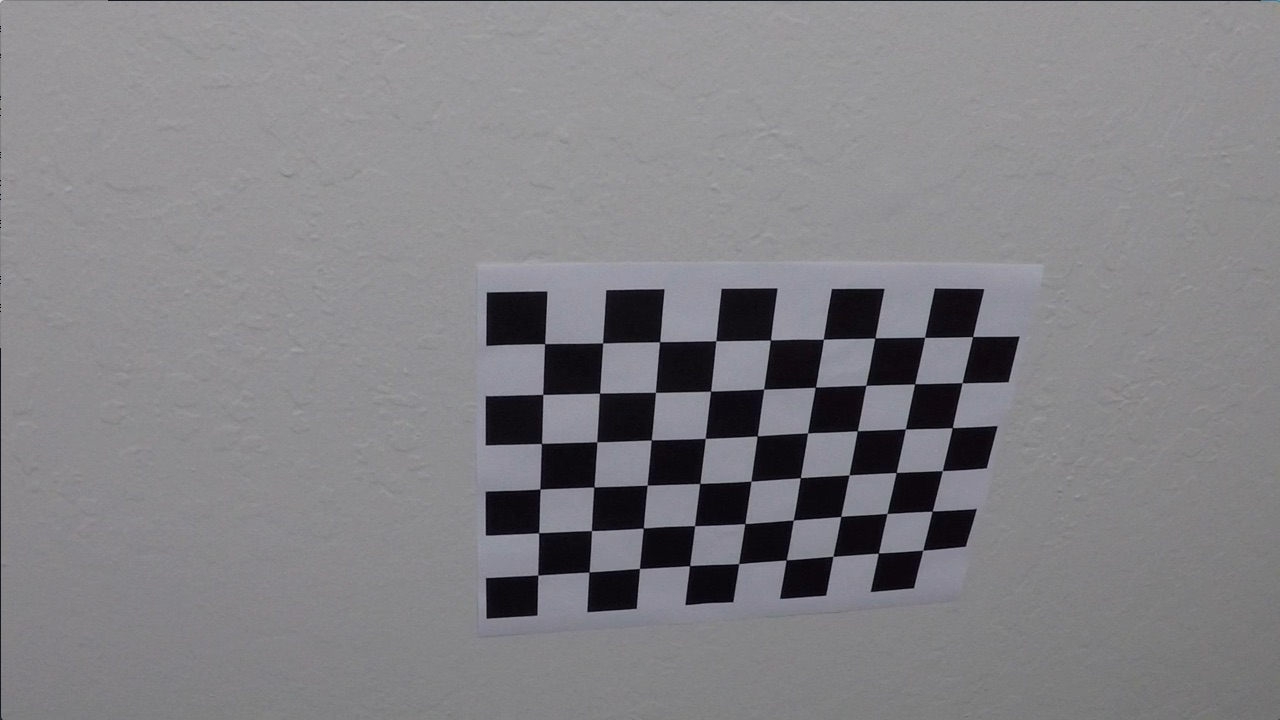
#> input picture camera_cal/calibration10.jpg, 1280 x 720 px; its folder holds only this picture in this run; the run also reads 1 picture not shown here
$ jupyter execute --allow-errors P4_AdvanceLaneLineDetection.ipynb   (shell and % lines are left out)   (older library calls are emulated)
#> lines starting #> are read from the running program, lines starting #| are printed output that depends on the picture; after the words box and inside, x2 and y2 are one past the last pixel; in counts of white or black regions, pixels touching at a corner belong together
## Advanced Lane Finding Project

The goals / steps of this project are the following:

* Compute the camera calibration matrix and distortion coefficients given a set of chessboard images.
* Apply a distortion correction to raw images.
* Use color transforms, gradients, etc., to create a thresholded binary image.
* Apply a perspective transform to rectify binary image ("birds-eye view").
* Detect lane pixels and fit to find the lane boundary.
* Determine the curvature of the lane and vehicle position with respect to center.
* Warp the detected lane boundaries back onto the original image.
* Output visual display of the lane boundaries and numerical estimation of lane curvature and vehicle position.

---
## First, I'll compute the camera calibration using chessboard images

[cell 1]
import glob
import cv2
import numpy as np
import pickle
import os.path
import matplotlib.pyplot as plt

[cell 2]
if os.path.exists("camera_parameters.p"):
    with open("camera_parameters.p", "rb") as cp:
#> (reads camera_parameters.p from the repository)
        mtx = pickle.load(cp)
        dist = pickle.load(cp)
else:
    # Variables for camera calibration using chessboard images
    CHESSBOARD_SHAPE = (9,6)
    CHESSBOARD_IMAGES = glob.glob("./camera_cal/*.jpg")

    # Drawing and saving the chessboard images with corners detected

    objp = np.zeros((CHESSBOARD_SHAPE[0]*CHESSBOARD_SHAPE[1],3), np.float32)
    objp[:,:2] = np.mgrid[0:CHESSBOARD_SHAPE[0], 0:CHESSBOARD_SHAPE[1]].T.reshape(-1,2)

    # Arrays to store object points and image points from all the images.
    obj_points = []  # 3d points in real world space
    img_points = []  # 2d points in image plane

    corner_not_found_images = []
    for image in CHESSBOARD_IMAGES:
        img = cv2.imread(image)
        gray = cv2.cvtColor(img, cv2.COLOR_BGR2GRAY)
        ret, corners = cv2.findChessboardCorners(gray, CHESSBOARD_SHAPE, None)
        if ret:
            obj_points.append(objp)
            img_points.append(corners.reshape((CHESSBOARD_SHAPE[0]*CHESSBOARD_SHAPE[1],2)))

            cv2.drawChessboardCorners(img, CHESSBOARD_SHAPE, corners, ret)
            imageName = image.split("\\")[-1]
            print("Writing Image: ./output_images/chessboardCorners/"+imageName)
            cv2.imwrite("./output_images/chessboardCorners/"+imageName, img)
        else:
            print("Unable to find corners for " + image)
            corner_not_found_images.append(image)

    # Calibrating the camera based on the picked object and image points
    ret, mtx, dist, rvecs, tvecs = cv2.calibrateCamera(obj_points, img_points, gray.shape[::-1], None, None)

    # Dump the parameters in a pickle file
    with open("camera_parameters.p", "wb") as cp:
        pickle.dump(mtx, cp)
        pickle.dump(dist, cp)

[cell 3]
# [15 lines of commented-out code are left out]

[cell 4]
# Showing an undistorted image
img = cv2.imread('./camera_cal/calibration1.jpg')
#> (the rest of this cell did not finish here and is left out)

[cell 5]
# Saving all images with undistortion
CHESSBOARD_IMAGES = glob.glob("./camera_cal/*.jpg")
for image in CHESSBOARD_IMAGES:
    img = cv2.imread(image)
#> img is the input picture: shape (720, 1280, 3); mean B, G, R 133.1, 129.4, 130.2
    undistortedImg = cv2.undistort(img, mtx, dist, None, mtx)
    imageName = image.split("\\")[-1]
    print("Writing Image: ./output_images/undistortedImages/"+imageName)
    cv2.imwrite("./output_images/undistortedImages/"+imageName, undistortedImg)

## Second, I'll apply distortion correction to raw images

[cell 6]
testImages = glob.glob("./test_images/*.jpg")
for image in testImages:
    img = cv2.imread(image)
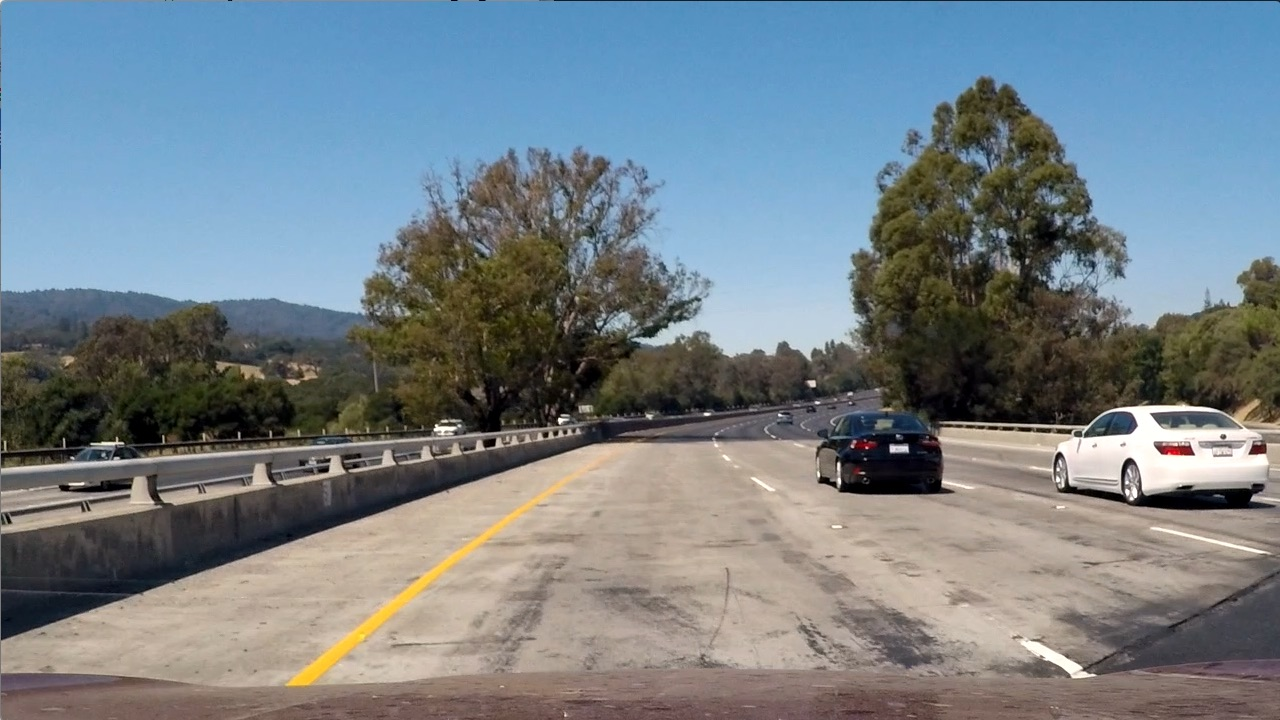
#> input picture test_images/test1.jpg, 1280 x 720 px
#> img is the input picture: shape (720, 1280, 3); mean B, G, R 135.5, 128.7, 117.5
    undistortedImg = cv2.undistort(img, mtx, dist, None, mtx)
    imageName = image.split("\\")[-1]
    print("Writing Image: ./output_images/undistortedTestImages/"+imageName)
    cv2.imwrite("./output_images/undistortedTestImages/"+imageName, undistortedImg)

[cell 7]
# Showing an undistorted image
img = cv2.imread('./test_images/test1.jpg')
img = cv2.cvtColor(img, cv2.COLOR_BGR2RGB)
undistortedImg = cv2.undistort(img, mtx, dist, None, mtx)
f, (ax1, ax2) = plt.subplots(1, 2, figsize=(20,10))
ax1.imshow(img)
ax1.set_title('Original Image', fontsize=30)
ax2.imshow(undistortedImg)
ax2.set_title('Undistorted Image', fontsize=30)

Undistortion in the image above can be noticeable by the change in the shape of the image hood.

## Third, I'll apply color and gradient binary image

[cell 8]
def hls_sthresh(img, s_thresh=(170, 255)):
    '''
    Returns binary image by thresholding saturation value in HLS color space
    '''
    hls = cv2.cvtColor(img, cv2.COLOR_RGB2HLS)
    s_channel = hls[:,:,2]
    s_binary = np.zeros_like(s_channel)
    s_binary[(s_channel >= s_thresh[0]) & (s_channel <= s_thresh[1])] = 1

    return s_binary

def hls_lthresh(img, thresh=(220, 255)):
    '''
    Returns binary image by thresholding lightness value in HLS color space
    '''
    hls = cv2.cvtColor(img, cv2.COLOR_RGB2HLS)
    hls_l = hls[:,:,1]
    hls_l = hls_l*(255/np.max(hls_l))
    binary_output = np.zeros_like(hls_l)
    binary_output[(hls_l > thresh[0]) & (hls_l <= thresh[1])] = 1

    return binary_output

def lab_bthresh(img, thresh=(190,255)):
    '''
    Returns binary image by thresholding b(blue-yellow) value in Lab color space
    '''
    lab = cv2.cvtColor(img, cv2.COLOR_RGB2Lab)
    lab_b = lab[:,:,2]

    # don't normalize if there are no yellows in the image
    if np.max(lab_b) > 175:
        lab_b = lab_b*(255/np.max(lab_b))

    binary_output = np.zeros_like(lab_b)
    binary_output[((lab_b > thresh[0]) & (lab_b <= thresh[1]))] = 1

    return binary_output

# [17 lines left out: function sobel_threshold, not called in this run]

def visualization(original_image, binary_image):
    '''
    Given two input images presents them side by side for visualizing the difference after modification
    '''
    f, (ax1, ax2) = plt.subplots(1, 2, figsize=(20,10))
    f.subplots_adjust(hspace = .2, wspace=.05)
    ax1.imshow(original_image)
    ax1.set_title('Original Image', fontsize=30)
    ax2.imshow(binary_image, cmap='gray')
    ax2.set_title('Modified Image', fontsize=30)


# [10 lines left out: function sobel_update, not called in this run]

def hls_supdate(min_val, max_val):
    '''
    Update method for run time interaction of sobel thresholding parameters.
    Helps in fine tuning of values
    '''
    img = cv2.imread("./test_images/test5.jpg")
    img = cv2.cvtColor(img, cv2.COLOR_BGR2RGB)
    bin_image = hls_sthresh(img, (min_val, max_val))

    visualization(img, bin_image)

# Note: img is the undistorted image
img = cv2.imread("./output_images/undistortedTestImages/test5.jpg")
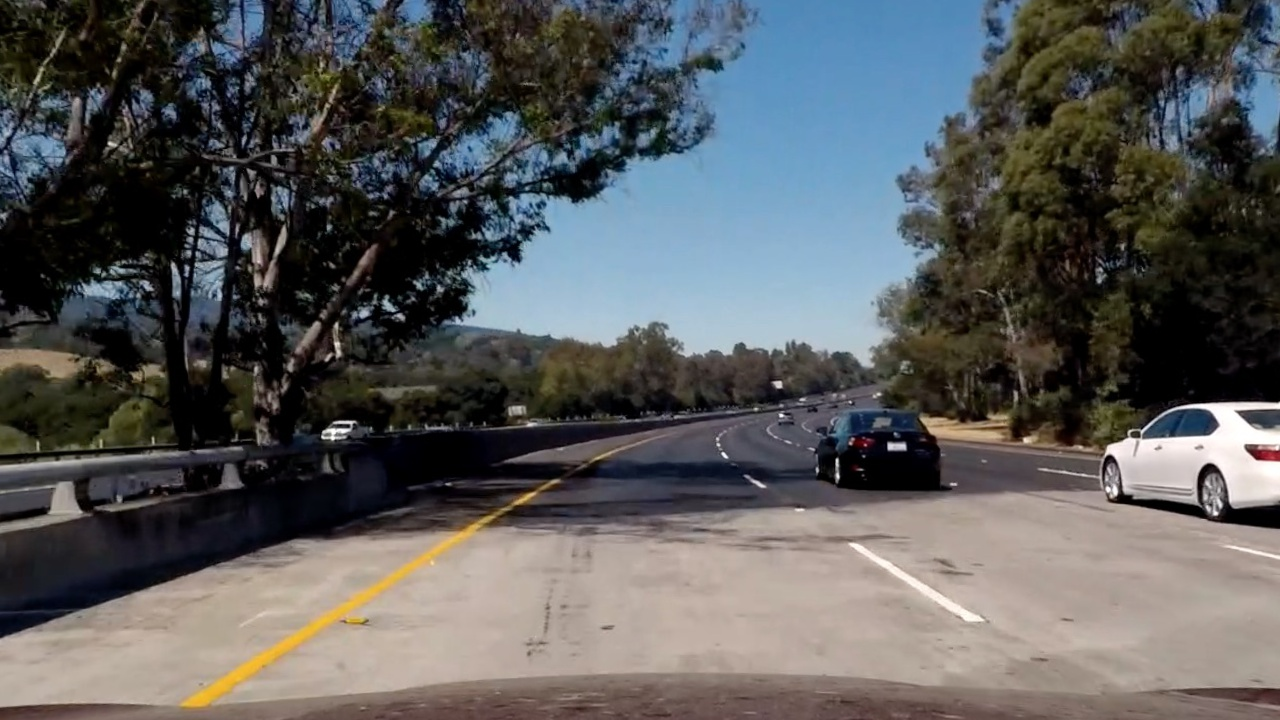
#> input picture output_images/undistortedTestImages/test5.jpg, 1280 x 720 px
#> img is the input picture: shape (720, 1280, 3); mean B, G, R 90.8, 90.6, 89.7
img = cv2.cvtColor(img, cv2.COLOR_BGR2RGB)

l_binary = hls_lthresh(img)
#> l_binary: shape (720, 1280) float64; values 0 (black) and 1 (white), 0.85% white; 33 white regions (26 under 20 px), largest, box (x1, y1, x2, y2) and area: (1135, 403, 1280, 502) 5972, (850, 543, 984, 621) 1035, (1106, 438, 1136, 467) 437
b_binary = lab_bthresh(img)
#> b_binary: shape (720, 1280) float64; values 0 (black) and 1 (white), 0.91% white; 87 white regions (63 under 20 px), largest, box (x1, y1, x2, y2) and area: (179, 510, 504, 710) 5643, (1056, 106, 1104, 133) 497, (1007, 154, 1030, 181) 296

# Combine the two binary thresholds
combined_binary = np.zeros_like(b_binary)
combined_binary[(l_binary == 1) | (b_binary == 1)] = 1

visualization(img, combined_binary)

[cell 9]
from ipywidgets import interact, interactive, fixed


interact(hls_supdate,
         min_val=(0,255),
         max_val=(0,255))
#> the sliders are set to min_val = 127, max_val = 127

## Persective Transform on the Images

**Assumption**: Road is relatively flat and camera position is fixed, therefore a fied perspective transform may be appropriate

[cell 10]
def perspectiveTransform(img):
    h, w = img.shape[:2]
    srcPoints = np.float32([[w, h-10],
                          [0, h-10],
                          [550, 460],
                          [750, 460]])

    offset = 10
    destPoints = np.float32([[w-offset, h-offset],
                          [offset, h-offset],
                          [offset, offset],
                          [w-offset, offset]])
    M = cv2.getPerspectiveTransform(srcPoints, destPoints)
    Minv = cv2.getPerspectiveTransform(destPoints, srcPoints)
    h, w = img.shape[:2]
    return cv2.warpPerspective(img, M, (w,h)), Minv


img = cv2.imread('./test_images/test5.jpg')
img = cv2.cvtColor(img, cv2.COLOR_BGR2RGB)
warped, Minv = perspectiveTransform(img)
#> Minv = [[0.157, -0.776, 549.6], [-8.95e-17, -0.493, 459.4], [0, -0.00119, 1]]
visualization(img, warped)

[cell 11]
def pipeline(img):
    undistortedImage = cv2.undistort(img, mtx, dist, None, mtx)
    birdEyeViewImage, Minv = perspectiveTransform(undistortedImage)
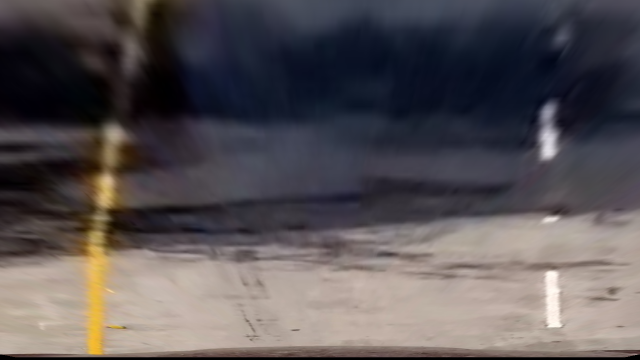
#> birdEyeViewImage: shape (720, 1280, 3) (shown at 1/2 size); mean R, G, B 88.8, 82.9, 85.2
    sbinary = hls_lthresh(birdEyeViewImage)
#> sbinary: shape (720, 1280) float64; values 0 (black) and 1 (white), 0.32% white; 4 white regions (1 under 20 px), largest, box (x1, y1, x2, y2) and area: (1091, 543, 1124, 655) 2643, (1090, 286, 1103, 310) 171, (1090, 436, 1112, 443) 100
    sxbinary = lab_bthresh(birdEyeViewImage)
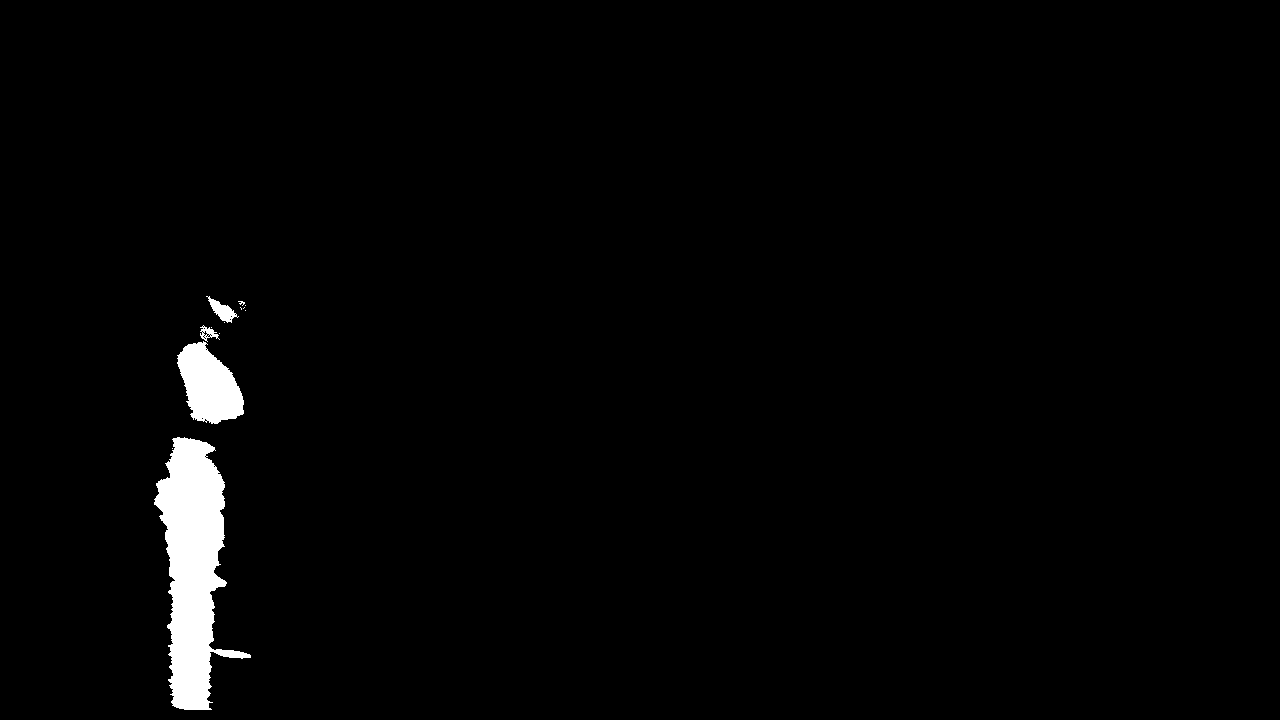
#> sxbinary: shape (720, 1280) float64; values 0 (black) and 1 (white), 1.9% white; 13 white regions (9 under 20 px), largest, box (x1, y1, x2, y2) and area: (154, 437, 251, 710) 13157, (177, 341, 244, 424) 3607, (206, 296, 239, 323) 343, (200, 325, 220, 342) 141

    combined = np.zeros_like(sxbinary)
    combined[(sbinary == 1) | (sxbinary == 1)] = 1

    return combined, Minv

img = cv2.imread("./test_images/test5.jpg")
img = cv2.cvtColor(img, cv2.COLOR_BGR2RGB)
dst, Minv = pipeline(img)
#> dst: shape (720, 1280) float64; values 0 (black) and 1 (white), 2.2% white; 17 white regions (10 under 20 px), largest, box (x1, y1, x2, y2) and area: (154, 437, 251, 710) 13157, (177, 341, 244, 424) 3607, (1091, 543, 1124, 655) 2643
#> (the rest of the program and of its run is left out)
